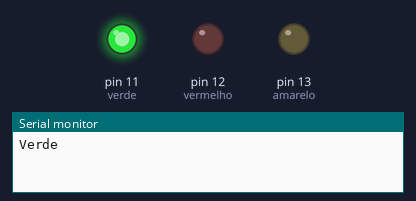
This sketch was run on a simulated Arduino Uno, built with avr-gcc and run on an emulated ATmega328P. Parts: output pins drawn as LEDs (lit = HIGH), the last lines printed to the serial monitor.

Above: at 1.5 s.
At 3.5 s:
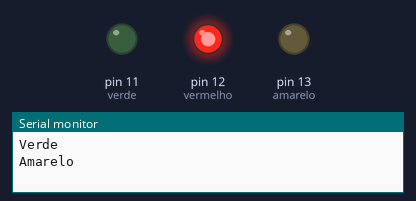
At 6.0 s:
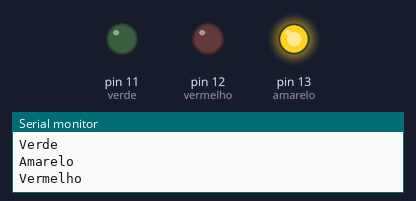
Timing chart, 0 to 10.4 s (numbered marks = the images above):
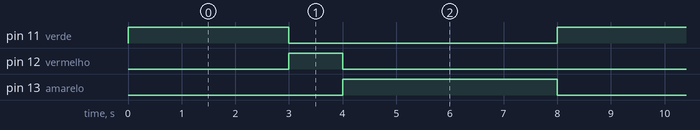

Measured:
- by itself, pin 11 (verde): alternates HIGH for 3.0 s and LOW for 5.0 s
- by itself, pin 12 (vermelho): alternates HIGH for 1.0 s and LOW for 7.0 s
- by itself, pin 13 (amarelo): alternates HIGH for 4.0 s and LOW for 4.0 s

The sketch:

semafaro.ino
```cpp
void setup() {
  // put your setup code here, to run once:
  pinMode(11, OUTPUT); // verde
  pinMode(13, OUTPUT);  // amarelo
  pinMode(12, OUTPUT); // vermelho
  Serial.begin(9600);
}

void loop() {
  // put your main code here, to run repeatedly:
  digitalWrite(11, HIGH);
  Serial.println("Verde");
  delay(3000);
  digitalWrite(11, LOW);
  digitalWrite(12, HIGH);
  Serial.println("Amarelo");
  delay(1000);
  digitalWrite(12, LOW);
  digitalWrite(13, HIGH);
  Serial.println("Vermelho");
  delay(4000);
  digitalWrite(13, LOW);
}
```
